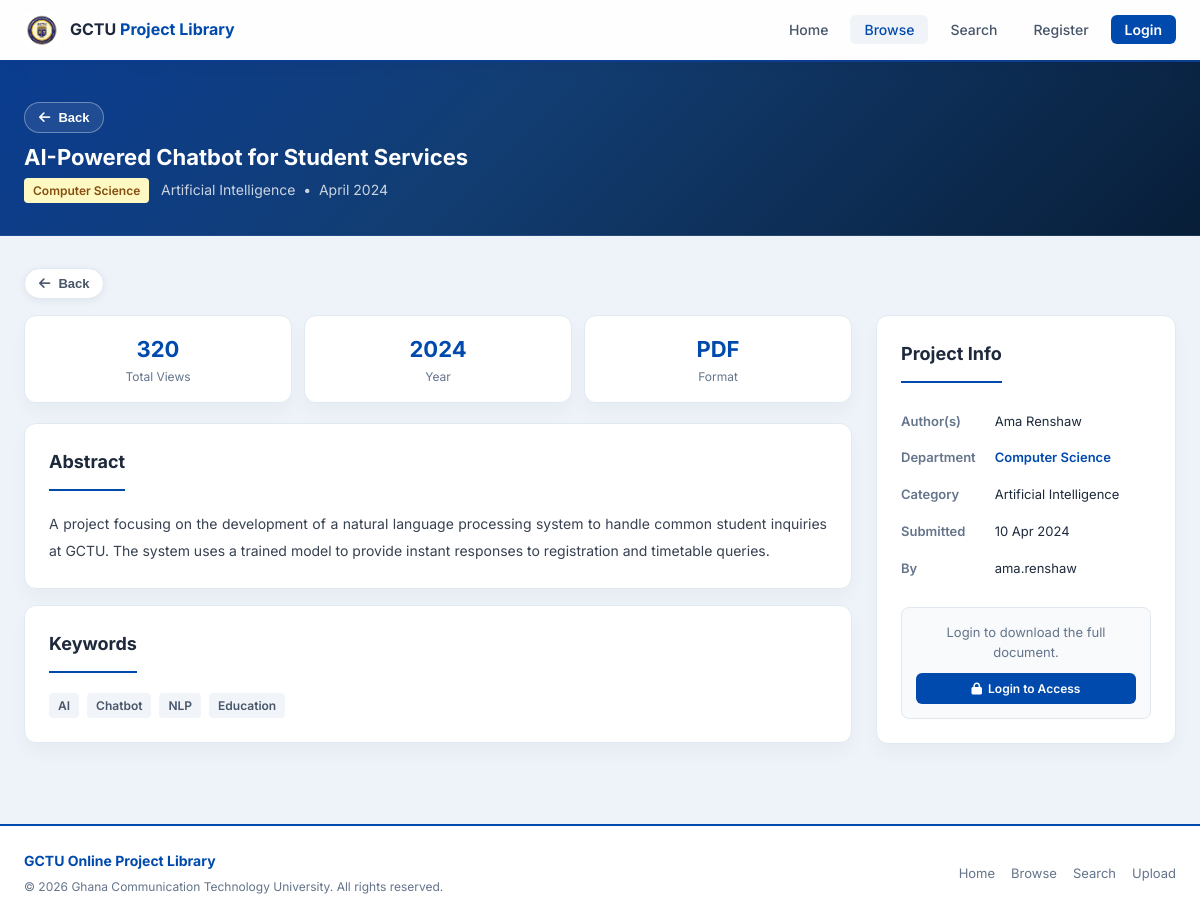
The page /project.php?id=2 on the database as committed earlier.
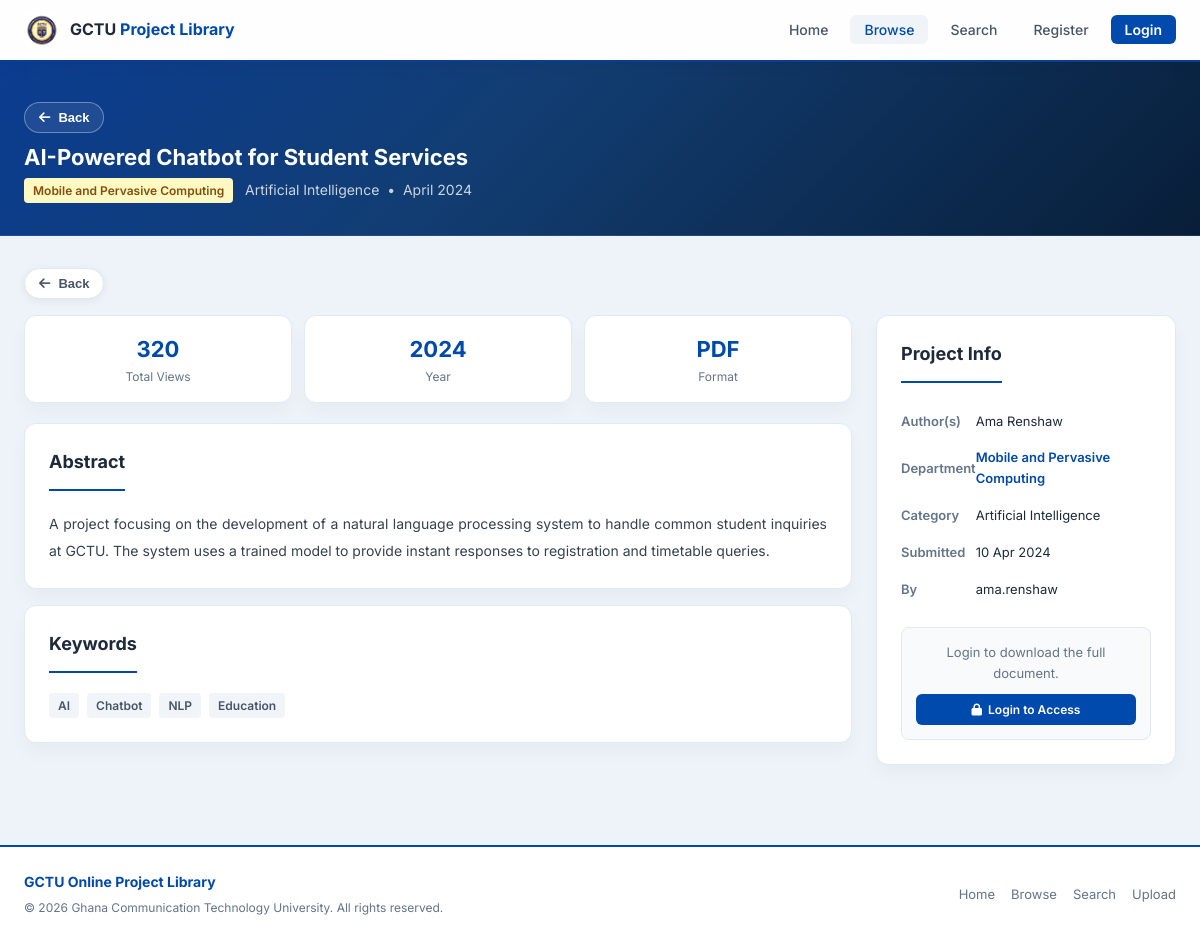
The same page on the database as committed later.
### tables this page shows
CREATE TABLE projects (
    project_id INT AUTO_INCREMENT PRIMARY KEY,
    title VARCHAR(255) NOT NULL,
    abstract TEXT NOT NULL,
    keywords VARCHAR(255),
    category_id INT,
    department_id INT,
    file_path VARCHAR(255),
    upload_date DATE NOT NULL,
    uploader_id INT,
    approval_status ENUM('pending', 'approved', 'rejected') DEFAULT 'pending',
    view_count INT DEFAULT 0,
    FOREIGN KEY (category_id) REFERENCES categories(category_id) ON DELETE SET NULL,
    FOREIGN KEY (department_id) REFERENCES departments(department_id) ON DELETE SET NULL,
    FOREIGN KEY (uploader_id) REFERENCES users(user_id) ON DELETE SET NULL
);

CREATE TABLE departments (
    department_id INT AUTO_INCREMENT PRIMARY KEY,
    department_name VARCHAR(100) NOT NULL,
    department_code VARCHAR(10) NOT NULL UNIQUE
);

CREATE TABLE categories (
    category_id INT AUTO_INCREMENT PRIMARY KEY,
    category_name VARCHAR(100) NOT NULL UNIQUE,
    description TEXT
);

CREATE TABLE users (
    user_id INT AUTO_INCREMENT PRIMARY KEY,
    username VARCHAR(50) NOT NULL UNIQUE,
    password_hash VARCHAR(255) NOT NULL,
    email VARCHAR(100) NOT NULL UNIQUE,
    role ENUM('student', 'lecturer', 'admin') DEFAULT 'student',
    department_id INT,
    status ENUM('active', 'suspended') DEFAULT 'active',
    created_at TIMESTAMP DEFAULT CURRENT_TIMESTAMP,
    FOREIGN KEY (department_id) REFERENCES departments(department_id) ON DELETE SET NULL
);

### project.php (the view, shortened to what the changed rows need)
<?php
require_once __DIR__ . '/includes/bootstrap.php';
$project_id = filter_int($_GET['id']);
$stmt = $pdo->prepare("SELECT p.*, d.department_name, c.category_name, u.username as uploader FROM projects p JOIN departments d ON p.department_id=d.department_id JOIN categories c ON p.category_id=c.category_id JOIN users u ON p.uploader_id=u.user_id WHERE p.project_id = ? AND p.approval_status='approved'");
$stmt->execute([$project_id]);
$project = $stmt->fetch();
require_once 'includes/header.php';
?>
<div class="page-banner">
    <div class="container">
        <div style="margin-bottom:10px;">
            <button type="button" class="back-button" onclick="goBackSafely();"><i class="fas fa-arrow-left"></i> Back</button>
        </div>
        <h1 style="font-size:22px; line-height:1.3;"><?php echo htmlspecialchars($project['title']); ?></h1>
        <p>
            <span class="badge badge-gold" style="font-size:12px;"><?php echo htmlspecialchars($project['department_name']); ?></span>
            &nbsp; <?php echo htmlspecialchars($project['category_name']); ?> &nbsp;&bull;&nbsp;
            <?php echo date('F Y', strtotime($project['upload_date'])); ?>
        </p>
    </div>
</div>
<div class="container" style="padding:32px 24px 64px;">
    <div class="responsive-grid" style="display:grid; grid-template-columns:1fr 300px; gap:24px; align-items:start;">
        <div>
            <div style="display:grid; grid-template-columns:repeat(3,1fr); gap:12px; margin-bottom:20px;">
                <div class="card" style="text-align:center; padding:16px;">
                    <div style="font-size:22px; font-weight:700; color:#004AAD;"><?php echo number_format($project['view_count']); ?></div>
                    <div class="text-muted text-sm">Total Views</div>
                </div>
                <div class="card" style="text-align:center; padding:16px;">
                    <div style="font-size:22px; font-weight:700; color:#004AAD;"><?php echo date('Y', strtotime($project['upload_date'])); ?></div>
                    <div class="text-muted text-sm">Year</div>
                </div>
            </div>
            <div class="card mb-2">
                <div class="section-title">Abstract</div>
                <p style="line-height:1.9; color:#374151; text-align:justify;"><?php echo nl2br(htmlspecialchars($project['abstract'])); ?></p>
            </div>
            <?php if (!empty($project['keywords'])): ?>
            <div class="card">
                <div style="display:flex; gap:8px; flex-wrap:wrap;">
                    <?php foreach (explode(',', $project['keywords']) as $kw): ?>
                        <span class="badge badge-gray" style="font-size:12px;"><?php echo trim(htmlspecialchars($kw)); ?></span>
                    <?php endforeach; ?>
                </div>
            </div>
            <?php endif; ?>
        </div>
        <aside>
            <div class="card mb-2">
                <table style="width:100%; font-size:13px; border-collapse:collapse;">
                    <tr><td style="padding:8px 0; color:#64748b; font-weight:600;">Department</td><td style="padding:8px 0; color:#004AAD; font-weight:600;"><?php echo htmlspecialchars($project['department_name']); ?></td></tr>
                    <tr><td style="padding:8px 0; color:#64748b; font-weight:600;">Category</td><td style="padding:8px 0;"><?php echo htmlspecialchars($project['category_name']); ?></td></tr>
                    <tr><td style="padding:8px 0; color:#64748b; font-weight:600;">Submitted</td><td style="padding:8px 0;"><?php echo date('d M Y', strtotime($project['upload_date'])); ?></td></tr>
                    <tr><td style="padding:8px 0; color:#64748b; font-weight:600;">By</td><td style="padding:8px 0;"><?php echo htmlspecialchars($project['uploader']); ?></td></tr>
                </table>
            </div>
        </aside>
    </div>
</div>
<?php require_once 'includes/footer.php'; ?>

Rows that differ between the two databases and show on the page:
changed through a linked row, projects "AI-Powered Chatbot for Student Services": department.department_name "Computer Science" → "Mobile and Pervasive Computing"
